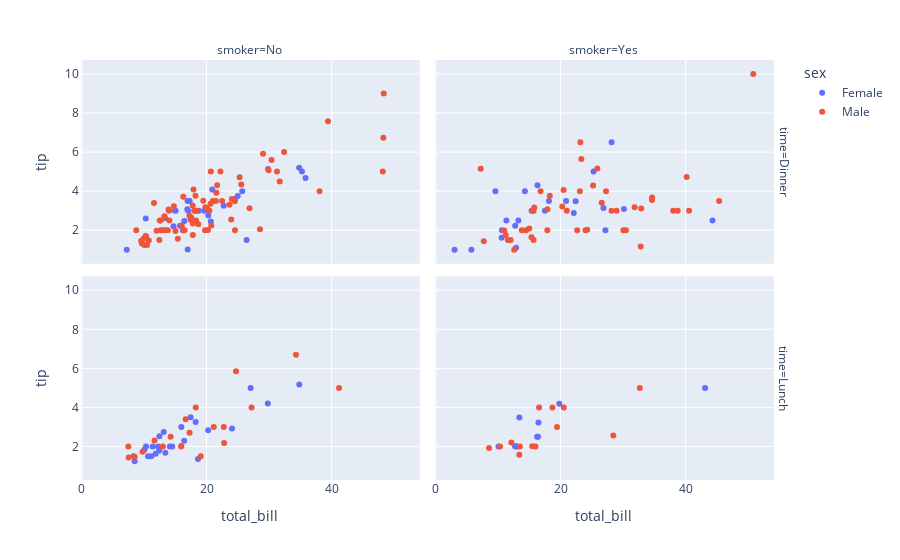

The notebook cell saved with this chart:
### Markdown cell above
### The tips dataset

### Code cell
# YOUR CODE HERE
fig = px.scatter(tips,x='total_bill',y='tip',color = 'sex',facet_col='smoker',facet_row = 'time')
fig.show()

### Figure 1 — Plotly figure (JSON) as saved in the notebook; plotly's stock layout.template omitted (floating-point values rounded to 4 significant figures)
{"data": [{"hovertemplate": "sex=Female<br>time=Dinner<br>smoker=No<br>total_bill=%{x}<br>tip=%{y}<extra></extra>", "legendgroup": "Female", "marker": {"color": "#636efa", "symbol": "circle"}, "mode": "markers", "name": "Female", "orientation": "v", "showlegend": true, "type": "scatter", "x": [16.99, 24.59, 35.26, 14.83, 10.33, 16.97, 20.29, 15.77, 19.65, 15.06, 20.69, 16.93, 10.29, 34.81, 26.41, 16.45, 17.07, 14.73, 22.75, 20.92, 7.25, 25.71, 17.31, 29.85, 25, 13.39, 16.21, 35.83, 18.78], "xaxis": "x3", "y": [1.01, 3.61, 5, 3.02, 1.67, 3.5, 2.75, 2.23, 3, 3, 2.45, 3.07, 2.6, 5.2, 1.5, 2.47, 3, 2.2, 3.25, 4.08, 1, 4, 3.5, 5.14, 3.75, 2.61, 2, 4.67, 3], "yaxis": "y3"}, {"hovertemplate": "sex=Female<br>time=Dinner<br>smoker=Yes<br>total_bill=%{x}<br>tip=%{y}<extra></extra>", "legendgroup": "Female", "marker": {"color": "#636efa", "symbol": "circle"}, "mode": "markers", "name": "Female", "orientation": "v", "showlegend": false, "type": "scatter", "x": [3.07, 26.86, 25.28, 5.75, 16.32, 11.35, 15.38, 44.3, 22.42, 14.31, 17.51, 10.59, 10.63, 9.6, 20.9, 18.15, 12.76, 13.27, 28.17, 12.9, 30.14, 22.12, 27.18], "xaxis": "x4", "y": [1, 3.14, 5, 1, 4.3, 2.5, 3, 2.5, 3.48, 4, 3, 1.61, 2, 4, 3.5, 3.5, 2.23, 2.5, 6.5, 1.1, 3.09, 2.88, 2], "yaxis": "y4"}, {"hovertemplate": "sex=Female<br>time=Lunch<br>smoker=No<br>total_bill=%{x}<br>tip=%{y}<extra></extra>", "legendgroup": "Female", "marker": {"color": "#636efa", "symbol": "circle"}, "mode": "markers", "name": "Female", "orientation": "v", "showlegend": false, "type": "scatter", "x": [10.07, 34.83, 10.65, 12.43, 24.08, 13.42, 12.48, 29.8, 14.52, 11.38, 20.27, 11.17, 12.26, 18.26, 8.51, 10.33, 14.15, 13.16, 17.47, 27.05, 16.43, 8.35, 18.64, 11.87, 15.98], "xaxis": "x", "y": [1.83, 5.17, 1.5, 1.8, 2.92, 1.68, 2.52, 4.2, 2, 2, 2.83, 1.5, 2, 3.25, 1.25, 2, 2, 2.75, 3.5, 5, 2.3, 1.5, 1.36, 1.63, 3], "yaxis": "y"}, {"hovertemplate": "sex=Female<br>time=Lunch<br>smoker=Yes<br>total_bill=%{x}<br>tip=%{y}<extra></extra>", "legendgroup": "Female", "marker": {"color": "#636efa", "symbol": "circle"}, "mode": "markers", "name": "Female", "orientation": "v", "showlegend": false, "type": "scatter", "x": [19.81, 43.11, 13, 12.74, 13, 16.4, 16.47, 13.42, 16.27, 10.09], "xaxis": "x2", "y": [4.19, 5, 2, 2.01, 2, 2.5, 3.23, 3.48, 2.5, 2], "yaxis": "y2"}, {"hovertemplate": "sex=Male<br>time=Dinner<br>smoker=No<br>total_bill=%{x}<br>tip=%{y}<extra></extra>", "legendgroup": "Male", "marker": {"color": "#EF553B", "symbol": "circle"}, "mode": "markers", "name": "Male", "orientation": "v", "showlegend": true, "type": "scatter", "x": [10.34, 21.01, 23.68, 25.29, 8.77, 26.88, 15.04, 14.78, 10.27, 15.42, 18.43, 21.58, 16.29, 20.65, 17.92, 39.42, 19.82, 17.81, 13.37, 12.69, 21.7, 9.55, 18.35, 17.78, 24.06, 16.31, 18.69, 31.27, 16.04, 17.46, 13.94, 9.68, 30.4, 18.29, 22.23, 32.4, 28.55, 18.04, 12.54, 9.94, 25.56, 19.49, 48.27, 17.59, 20.08, 20.23, 12.02, 10.51, 22.49, 12.46, 18.24, 14, 38.07, 23.95, 29.93, 14.07, 13.13, 17.26, 24.55, 19.77, 48.17, 16.49, 21.5, 12.66, 13.81, 24.52, 20.76, 31.71, 20.69, 48.33, 20.45, 13.28, 11.61, 10.77, 10.07, 29.03, 17.82], "xaxis": "x3", "y": [1.66, 3.5, 3.31, 4.71, 2, 3.12, 1.96, 3.23, 1.71, 1.57, 3, 3.92, 3.71, 3.35, 4.08, 7.58, 3.18, 2.34, 2, 2, 4.3, 1.45, 2.5, 3.27, 3.6, 2, 2.31, 5, 2.24, 2.54, 3.06, 1.32, 5.6, 3, 5, 6, 2.05, 3, 2.5, 1.56, 4.34, 3.51, 6.73, 2.64, 3.15, 2.01, 1.97, 1.25, 3.5, 1.5, 3.76, 3, 4, 2.55, 5.07, 2.5, 2, 2.74, 2, 2, 5, 2, 3.5, 2.5, 2, 3.48, 2.24, 4.5, 5, 9, 3, 2.72, 3.39, 1.47, 1.25, 5.92, 1.75], "yaxis": "y3"}, {"hovertemplate": "sex=Male<br>time=Dinner<br>smoker=Yes<br>total_bill=%{x}<br>tip=%{y}<extra></extra>", "legendgroup": "Male", "marker": {"color": "#EF553B", "symbol": "circle"}, "mode": "markers", "name": "Male", "orientation": "v", "showlegend": false, "type": "scatter", "x": [38.01, 11.24, 20.29, 13.81, 11.02, 18.29, 15.01, 17.92, 28.97, 40.17, 27.28, 12.03, 21.01, 15.36, 20.49, 25.21, 50.81, 15.81, 7.25, 31.85, 16.82, 32.9, 17.89, 14.48, 34.63, 34.65, 23.33, 45.35, 23.17, 40.55, 30.46, 23.1, 15.69, 26.59, 38.73, 24.27, 30.06, 25.89, 28.15, 11.59, 7.74, 24.01, 15.69, 15.53, 12.6, 32.83, 22.67], "xaxis": "x4", "y": [3, 1.76, 3.21, 2, 1.98, 3.76, 2.09, 3.08, 3, 4.73, 4, 1.5, 3, 1.64, 4.06, 4.29, 10, 3.16, 5.15, 3.18, 4, 3.11, 2, 2, 3.55, 3.68, 5.65, 3.5, 6.5, 3, 2, 4, 1.5, 3.41, 3, 2.03, 2, 5.16, 3, 1.5, 1.44, 2, 3, 3, 1, 1.17, 2], "yaxis": "y4"}, {"hovertemplate": "sex=Male<br>time=Lunch<br>smoker=No<br>total_bill=%{x}<br>tip=%{y}<extra></extra>", "legendgroup": "Male", "marker": {"color": "#EF553B", "symbol": "circle"}, "mode": "markers", "name": "Male", "orientation": "v", "showlegend": false, "type": "scatter", "x": [27.2, 22.76, 17.29, 16.66, 15.98, 13.03, 18.28, 24.71, 21.16, 11.69, 14.26, 15.95, 8.52, 22.82, 19.08, 34.3, 41.19, 9.78, 7.51, 7.56], "xaxis": "x", "y": [4, 3, 2.71, 3.4, 2.03, 2, 4, 5.85, 3, 2.31, 2.5, 2, 1.48, 2.18, 1.5, 6.7, 5, 1.73, 2, 1.44], "yaxis": "y"}, {"hovertemplate": "sex=Male<br>time=Lunch<br>smoker=Yes<br>total_bill=%{x}<br>tip=%{y}<extra></extra>", "legendgroup": "Male", "marker": {"color": "#EF553B", "symbol": "circle"}, "mode": "markers", "name": "Male", "orientation": "v", "showlegend": false, "type": "scatter", "x": [19.44, 32.68, 16, 28.44, 15.48, 16.58, 10.34, 13.51, 18.71, 20.53, 12.16, 8.58, 13.42], "xaxis": "x2", "y": [3, 5, 2, 2.56, 2.02, 4, 2, 2, 4, 4, 2.2, 1.92, 1.58], "yaxis": "y2"}], "layout": {"annotations": [{"font": {}, "showarrow": false, "text": "smoker=No", "x": 0.24, "xanchor": "center", "xref": "paper", "y": 1, "yanchor": "bottom", "yref": "paper"}, {"font": {}, "showarrow": false, "text": "smoker=Yes", "x": 0.74, "xanchor": "center", "xref": "paper", "y": 1, "yanchor": "bottom", "yref": "paper"}, {"font": {}, "showarrow": false, "text": "time=Lunch", "textangle": 90, "x": 0.98, "xanchor": "left", "xref": "paper", "y": 0.2425, "yanchor": "middle", "yref": "paper"}, {"font": {}, "showarrow": false, "text": "time=Dinner", "textangle": 90, "x": 0.98, "xanchor": "left", "xref": "paper", "y": 0.7575, "yanchor": "middle", "yref": "paper"}], "legend": {"title": {"text": "sex"}, "tracegroupgap": 0}, "margin": {"t": 60}, "xaxis": {"anchor": "y", "domain": [0, 0.48], "title": {"text": "total_bill"}}, "xaxis2": {"anchor": "y2", "domain": [0.5, 0.98], "matches": "x", "title": {"text": "total_bill"}}, "xaxis3": {"anchor": "y3", "domain": [0, 0.48], "matches": "x", "showticklabels": false}, "xaxis4": {"anchor": "y4", "domain": [0.5, 0.98], "matches": "x", "showticklabels": false}, "yaxis": {"anchor": "x", "domain": [0, 0.485], "title": {"text": "tip"}}, "yaxis2": {"anchor": "x2", "domain": [0, 0.485], "matches": "y", "showticklabels": false}, "yaxis3": {"anchor": "x3", "domain": [0.515, 1], "matches": "y", "title": {"text": "tip"}}, "yaxis4": {"anchor": "x4", "domain": [0.515, 1], "matches": "y", "showticklabels": false}}}
